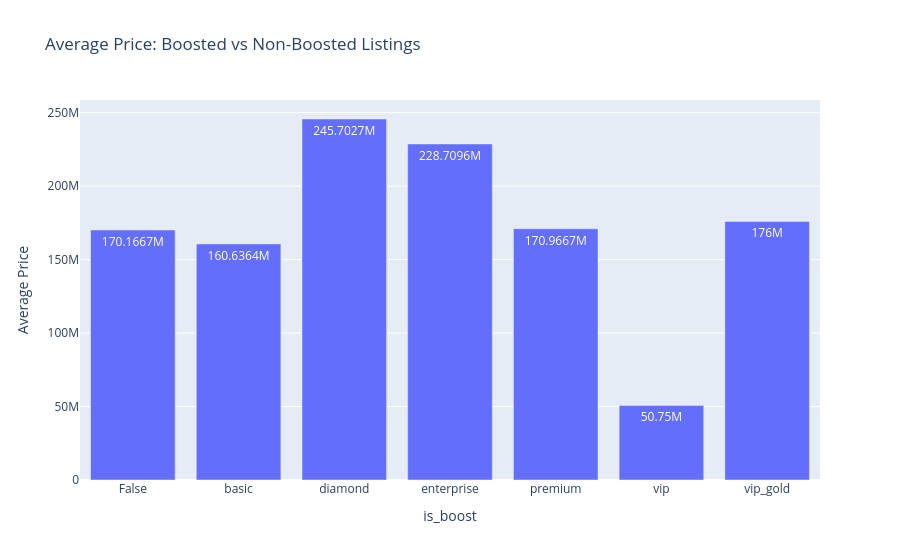

Notebook source saved alongside this figure:
### Code cell
boost_price = df.groupby('is_boost')['price'].mean().reset_index()
fig = px.bar(
    boost_price,
    x="is_boost",
    y="price",
    title="Average Price: Boosted vs Non-Boosted Listings",
    labels={"is_boosted": "Is Boosted", "price": "Average Price"},
    text_auto=True
)

fig.show()

### Figure 1 — Plotly figure (JSON) as saved in the notebook; plotly's stock layout.template omitted (floating-point values rounded to 4 significant figures)
{"data": [{"hovertemplate": "is_boost=%{x}<br>Average Price=%{y}<extra></extra>", "legendgroup": "", "marker": {"color": "#636efa", "pattern": {"shape": ""}}, "name": "", "orientation": "v", "showlegend": false, "textposition": "auto", "texttemplate": "%{y}", "type": "bar", "x": ["False", "basic", "diamond", "enterprise", "premium", "vip", "vip_gold"], "xaxis": "x", "y": [170200000.0, 160600000.0, 245700000.0, 228700000.0, 171000000.0, 50750000.0, 176000000.0], "yaxis": "y"}], "layout": {"barmode": "relative", "legend": {"tracegroupgap": 0}, "title": {"text": "Average Price: Boosted vs Non-Boosted Listings"}, "xaxis": {"anchor": "y", "domain": [0, 1], "title": {"text": "is_boost"}}, "yaxis": {"anchor": "x", "domain": [0, 1], "title": {"text": "Average Price"}}}}
